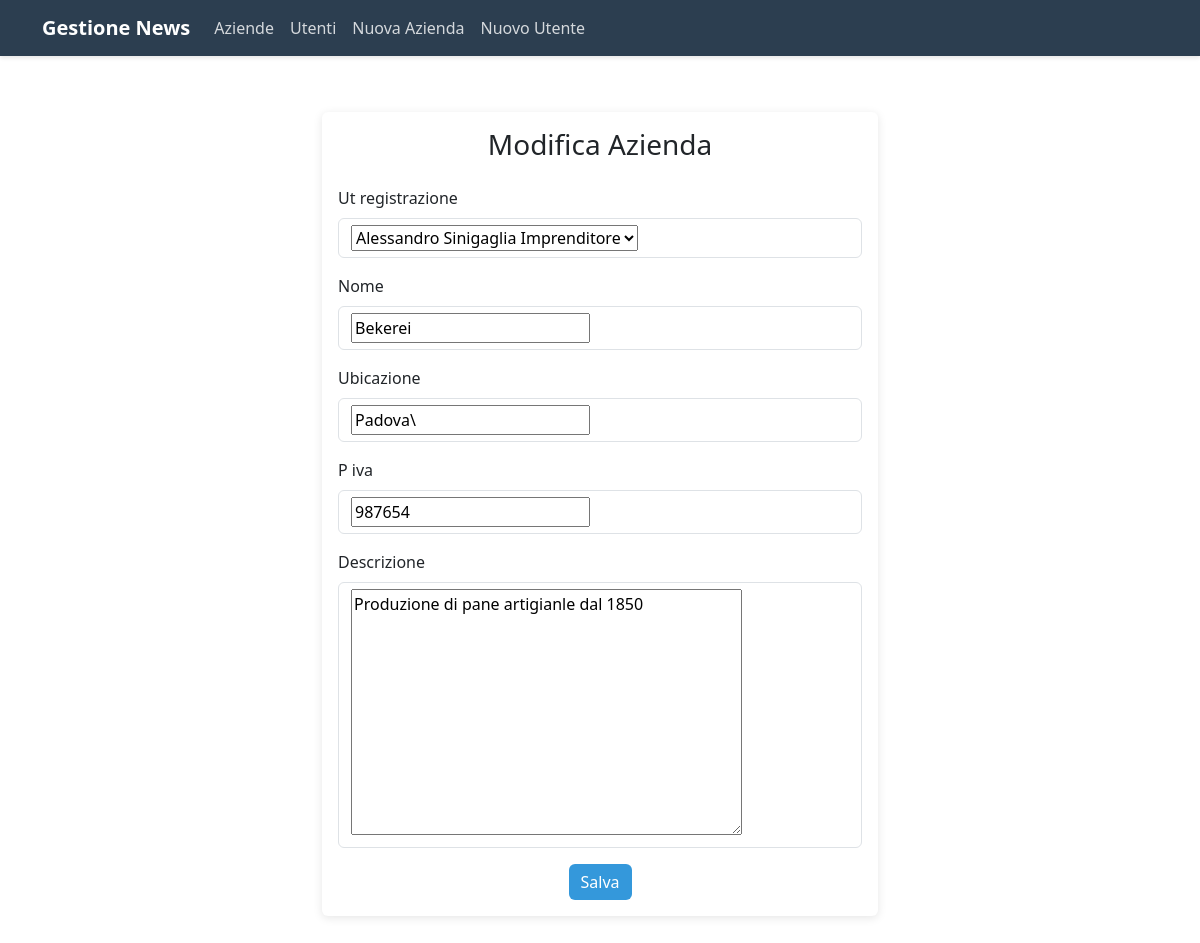
Screenshot of /aziende/ModificaAzienda/1/edit/ with the database file from the repository.
### News/models.py (models this page shows, shortened)
class Azienda(models.Model):
    ut_registrazione = models.ForeignKey(Utente, on_delete=models.CASCADE, related_name='AUtente')
    nome = models.CharField(max_length=20, null=False)
    ubicazione = models.CharField(max_length=50, null=False)
    p_iva = models.IntegerField()
    descrizione = models.TextField(max_length=250)
    class Meta:
        verbose_name = 'Azienda'
        verbose_name_plural = 'Aziende'

### News/views.py (the view)
# urls.py: path('ModificaAzienda/<int:pk>/edit/', AziendaUpdateViews.as_view(), name='update-azienda'),
class AziendaUpdateViews(UpdateView):
    model = Azienda
    form_class = InsertAzienda
    template_name = 'News/InsertAzienda.html'
    success_url = reverse_lazy('aziende')

### News/forms.py
class InsertAzienda(ModelForm):
    class Meta():
        model = Azienda
        fields = "__all__"

### News/models.py (called while the page is built)
    def __str__(self):
        return f"{self.nome} {self.cognome} {self. ruolo}"

### News/templates/News/InsertAzienda.html (shortened to what this page needs)
{% extends 'News/base.html' %}
{% block content %}
<div class="row justify-content-center">
    <div class="col-md-8 col-lg-6">
        <div class="card">
            <div class="card-body">
                <h3 class="card-title text-center mb-4">
                    {% if form.instance.pk %}Modifica Azienda{% else %}Inserisci Nuova Azienda{% endif %}
                </h3>
                <form method="post">
                    {% for field in form %}
                    <div class="mb-3">
                        <label class="form-label">{{ field.label }}</label>
                        <div class="form-control">
                            {{ field }}
                        </div>
                    </div>
                    {% endfor %}
                    <div class="text-center">
                        <button type="submit" class="btn btn-primary">Salva</button>
                    </div>
                </form>
            </div>
        </div>
    </div>
</div>
{% endblock %}

### News/templates/News/base.html (style rules this page uses)
:root { --primary-color: #2c3e50; --secondary-color: #3498db; }
.card { border: none; box-shadow: 0 2px 10px rgba(0,0,0,0.1); transition: transform 0.3s ease; }
.btn-primary { background-color: var(--secondary-color); border: none; }
.form-control { margin-bottom: 1rem; }

### rows the page displays
Azienda: form "Alessandro Sinigaglia Imprenditore" "Bekerei" "Padova\\" "987654" "Produzione di pane artigianle dal 1850"

### other values shown
{{ field.label }} "Ut registrazione" "Nome" "Ubicazione" "P iva" "Descrizione"
